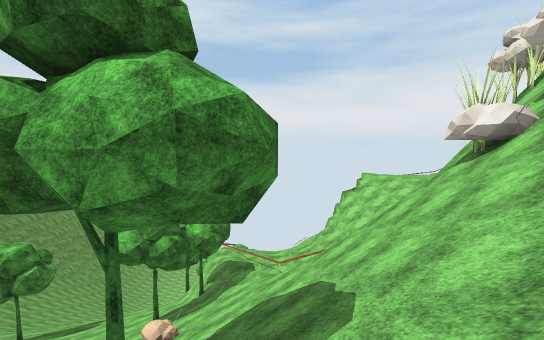
view 1 (above)

13 first-person views from a walk through a Unity game level. The camera is 1.5 m above the floor, tilts 4° down and sees 90° across. The floor is counted in squares, 2 m on a side. Each view is taken from the middle of a square. On the plan, view 1 faces up. The plan holds only what a view shows up to about 10 squares ahead; the rest is blank. The place goes on beyond the plan. Surface patterns are stand-ins for the level's own textures.

view 2
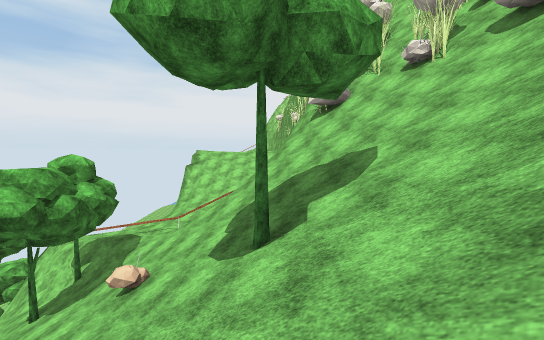

view 3
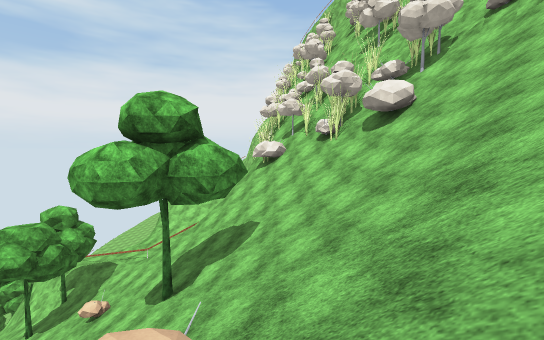

view 4
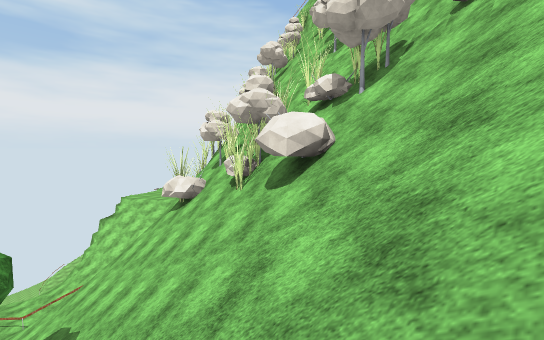

view 5
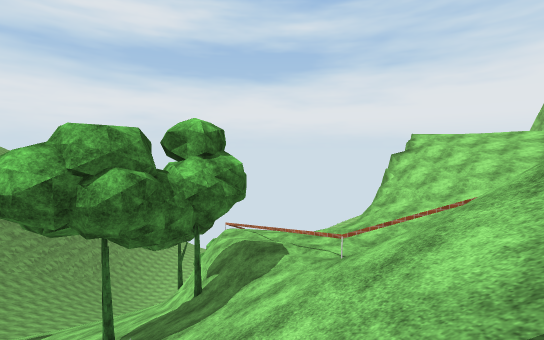

view 6
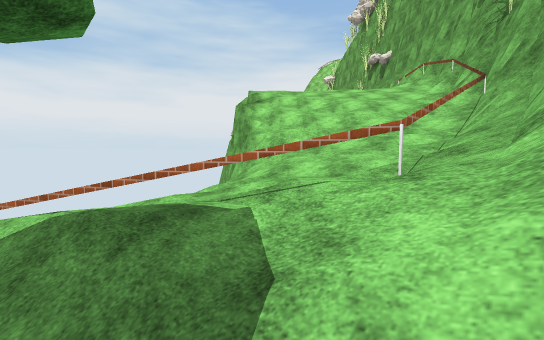

view 7
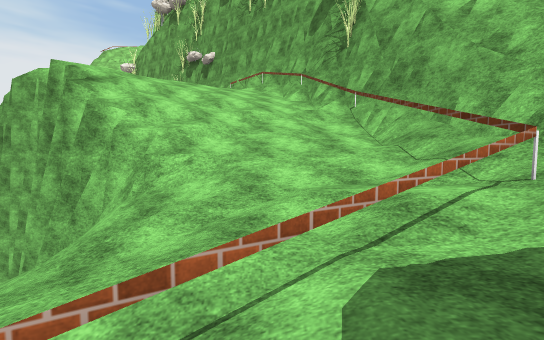

view 8
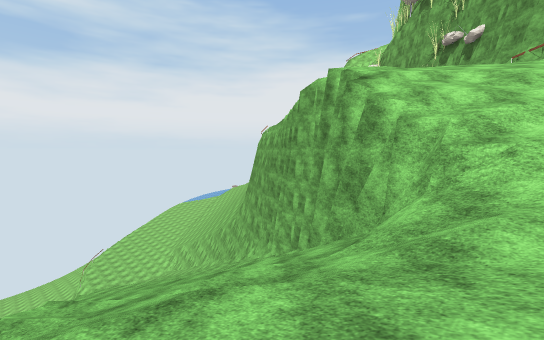

view 9
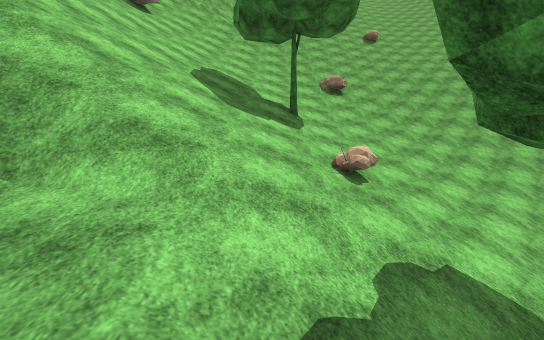

view 10
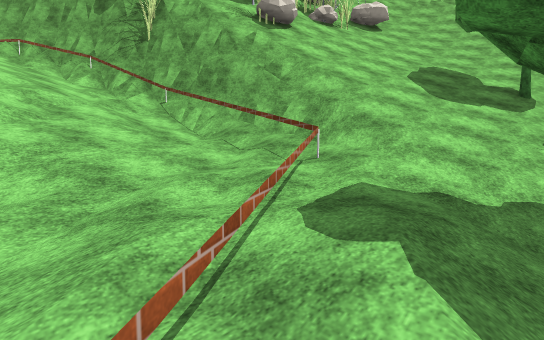

view 11
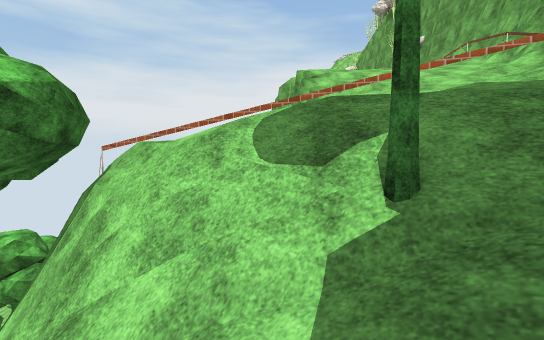

view 12
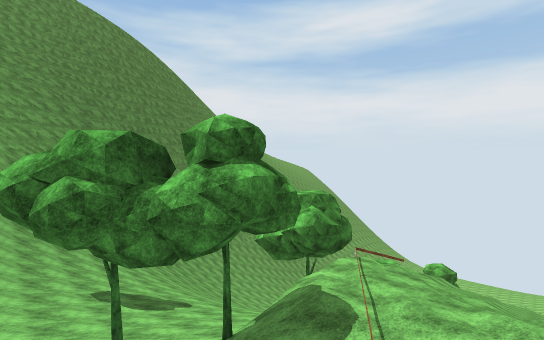

view 13
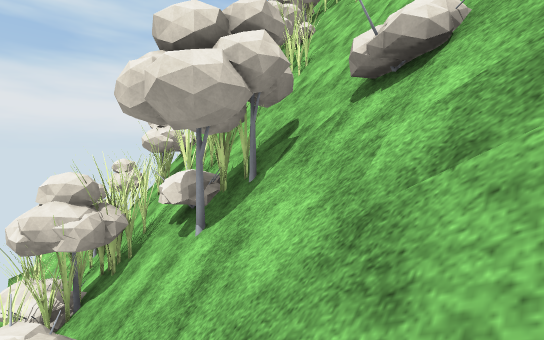

### Floor plan
Key: @ floor where view 1 was taken; # wall or solid block; . main floor; - floor 3 m lower than the main floor; : floor 6.5 m higher than the main floor; / step, stairs or slope; = window, fence, low wall or low ledge; v drop or lower ground; O other object.
Columns run from 4 left of view 1 to 12 right of it. Each row starts with its distance up from view 1.
 22     //
 21     //
 20      /
 19    ///    #
 18   v///   /#
 17   ////   #
 16  #//////#
 15 ##-////#v//:
 14 #O//-//#////:
 13 #O=.//=//////  ##
 12 ##....////////##
 11 /#/=..///////##
 10 /-/..././//###
  9 ////#///####
  8 O/////####
  7 ///////##=
  6 ////////##
  5 ////////=#
  4 /////////#
  3 //O//////##
  2 ////////###
  1 //////////##
  0 ////@//#//##
 -1 ///////////#
 -2  //////////#
 -3 //////////##

Where each view was taken, in squares from view 1:
view 1: 0 up, 0 right, facing up
view 2: 0 up, 4 left, facing up-right
view 3: 3 down, 4 left, facing up-right
view 4: 3 down, 0 right, facing up-right
view 5: 4 up, 1 left, facing up
view 6: 8 up, 2 left, facing up-right
view 7: 11 up, 2 left, facing right
view 8: 12 up, 2 left, facing up-right
view 9: 10 up, 1 left, facing down
view 10: 12 up, 2 left, facing down-right
view 11: 9 up, 4 left, facing up-right
view 12: 7 up, 1 right, facing up-left
view 13: 3 down, 4 right, facing up-right
